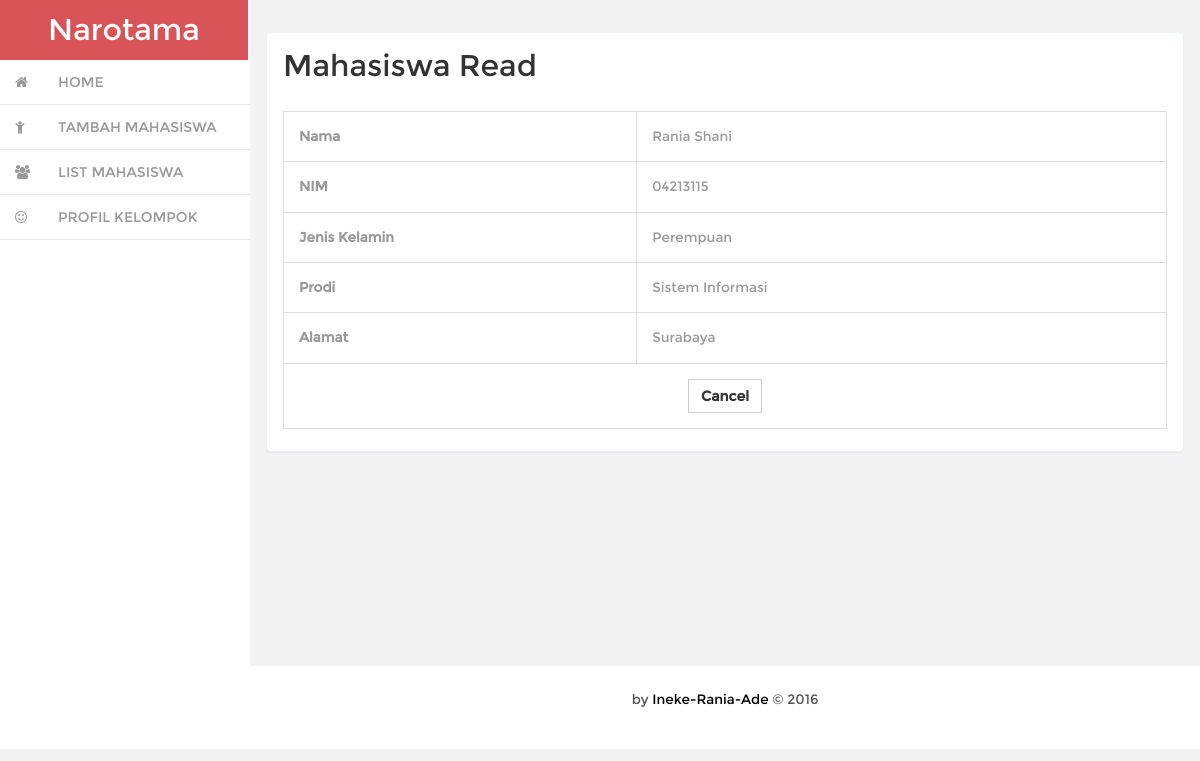
The app's page /index.php/mahasiswa/read/04213115 with its own data.
### tables this page shows
CREATE TABLE IF NOT EXISTS `mahasiswa` (
  `nim` varchar(10) NOT NULL,
  `nama` varchar(50) NOT NULL,
  `jenis_kelamin` varchar(10) NOT NULL,
  `prodi` varchar(30) NOT NULL,
  `alamat` varchar(50) NOT NULL,
  PRIMARY KEY (`nim`)
);

### application/controllers/Mahasiswa.php (called while the page is built, shortened)
<?php
class Mahasiswa extends CI_Controller
{
    function __construct()
    {
        $this->load->model('Mahasiswa_model');
        $this->load->library('form_validation');
    }
    public function read($id)
    {
        $row = $this->Mahasiswa_model->get_by_id($id);
        if ($row) {
            $data = array(
                'nim' => $row->nim,
                'nama' => $row->nama,
                'jenis_kelamin' => $row->jenis_kelamin,
                'prodi' => $row->prodi,
                'alamat' => $row->alamat,
                );
            $this->load->view('mahasiswa/mahasiswa_read', $data);
        } else {
            $this->session->set_flashdata('message', 'Record Not Found');
            redirect(site_url('Mahasiswa'));
        }
    }
}

### index.php (called while the page is built, shortened)
<?php
require_once BASEPATH.'core/CodeIgniter.php';

### application/models/Mahasiswa_model.php (called while the page is built, shortened)
<?php
class Mahasiswa_model extends CI_Model
{
    public $table = 'mahasiswa';
    public $id = 'nim';
    function get_by_id($id)
    {
        $this->db->where($this->id, $id);
        return $this->db->get($this->table)->row();
    }
}

### application/views/mahasiswa/mahasiswa_read.php (the view, shortened to what this page needs)
<link rel="stylesheet" href="<?php echo base_url('assets/css/bootstrap.min.css');?>"/>
<div class="blank">
    <div class="blank-page">
        <h2 style="margin-top:0px">Mahasiswa Read</h2>
        <p><br /></p>
        <table class="table table-bordered" style="margin-bottom: 6px">
    	    <tr><th width="20%">Nama</th><td width="30%"><?php echo $nama; ?></td></tr>
            <tr><th>NIM</th><td><?php echo $nim; ?></td></tr>
    	    <tr><th>Jenis Kelamin</th><td><?php echo $jenis_kelamin; ?></td></tr>
    	    <tr><th>Prodi</th><td><?php echo $prodi; ?></td></tr>
    	    <tr><th>Alamat</th><td><?php echo $alamat; ?></td></tr>
            <tr><td colspan="2" align="center"><a href="<?php echo site_url('mahasiswa') ?>" class="btn btn-default"><b>Cancel</b></a></td></tr>
    	</table>
   </div>
</div>

### assets/css/style.css (style rules this page uses)
h4, h5, h6, h1, h2, h3 { margin: 0; }
p { margin: 0; }
html, body { font-family:'Montserrat-Regular'; font-size: 100%; background:#F3F3F4; overflow-x: hidden; }
body a { transition:0.5s all; -webkit-transition:0.5s all; -moz-transition:0.5s all; -o-transition:0.5s all; -ms-transition:0.5s all; }
.blank { padding: 1em; min-height: 650px; }
.blank-page { padding: 1em; background: #fff; border: 1px solid #ebeff6; border-radius: 4px; -webkit-border-radius: 4px; -o-border-radius: 4px; -moz-border-radius: 4px; -ms-border-radius: 4px; -webkit-box-shadow: 0 1px 1px rgba(0,0,0,.05); box-shadow: 0 1px 1px rgba(0,0,0,.05); }
.blank-page p { font-size: 0.9em; color: #999; line-height: 2em; font-family: 'Muli-Regular'; }
.btn { border-radius: 0px; outline: none; }
.table td, .table>tbody>tr>td, .table>tbody>tr>th, .table>tfoot>tr>td, .table>tfoot>tr>th, .table>thead>tr>td, .table>thead>tr>th { padding: 15px !important; font-size: 0.85em; color: #999; border-top: none !important; }
.table { margin-bottom: 0; }

### records on screen
mahasiswa: nama "Rania Shani", nim "04213115", jenis_kelamin "Perempuan", prodi "Sistem Informasi", alamat "Surabaya"
